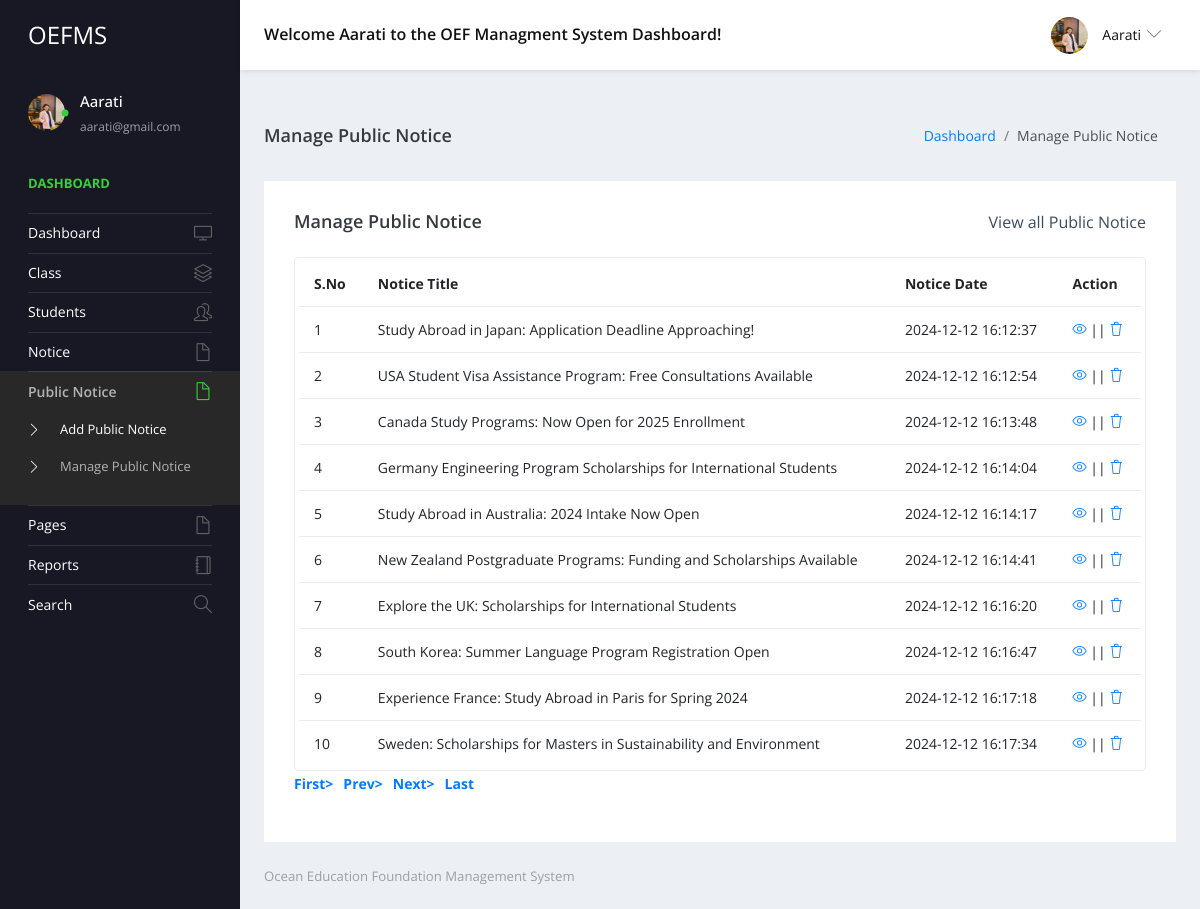
/admin/manage-public-notice.php (signed in), run on the app's committed database.
### tables this page shows
CREATE TABLE `tblpublicnotice` (
  `ID` int(5) NOT NULL,
  `NoticeTitle` varchar(200) DEFAULT NULL,
  `NoticeMessage` mediumtext DEFAULT NULL,
  `CreationDate` timestamp NULL DEFAULT current_timestamp()
);

### admin/manage-public-notice.php (the view, shortened to what this page needs)
<?php
include('includes/dbconnection.php');
if (strlen($_SESSION['sturecmsaid']==0)) {
  header('location:logout.php');
  } else{
?>
<!DOCTYPE html>
<html lang="en">
  <head>
    <link rel="stylesheet" href="vendors/simple-line-icons/css/simple-line-icons.css">
    <link rel="stylesheet" href="vendors/flag-icon-css/css/flag-icon.min.css">
    <link rel="stylesheet" href="vendors/css/vendor.bundle.base.css">
    <link rel="stylesheet" href="./vendors/daterangepicker/daterangepicker.css">
    <link rel="stylesheet" href="./vendors/chartist/chartist.min.css">
    <link rel="stylesheet" href="./css/style.css">
  </head>
  <body>
    <div class="container-scroller">
     <?php include_once('includes/header.php');?>
      <div class="container-fluid page-body-wrapper">
        <?php include_once('includes/sidebar.php');?>
        <div class="main-panel">
          <div class="content-wrapper">
             <div class="page-header">
              <h3 class="page-title"> Manage Public Notice </h3>
              <nav aria-label="breadcrumb">
                <ol class="breadcrumb">
                  <li class="breadcrumb-item"><a href="dashboard.php">Dashboard</a></li>
                  <li class="breadcrumb-item active" aria-current="page"> Manage Public Notice</li>
                </ol>
              </nav>
            </div>
            <div class="row">
              <div class="col-md-12 grid-margin stretch-card">
                <div class="card">
                  <div class="card-body">
                    <div class="d-sm-flex align-items-center mb-4">
                      <h4 class="card-title mb-sm-0">Manage Public Notice</h4>
                      <a href="#" class="text-dark ml-auto mb-3 mb-sm-0"> View all Public Notice</a>
                    </div>
                    <div class="table-responsive border rounded p-1">
                      <table class="table">
                        <thead>
                          <tr>
                            <th class="font-weight-bold">S.No</th>
                            <th class="font-weight-bold">Notice Title</th>
                            <th class="font-weight-bold">Notice Date</th>
                            <th class="font-weight-bold">Action</th>
                          </tr>
                        </thead>
                        <tbody>
                           <?php
                            if (isset($_GET['pageno'])) {
            $pageno = $_GET['pageno'];
        } else {
            $pageno = 1;
        }
        $no_of_records_per_page =15;
       $ret = "SELECT ID FROM tblpublicnotice";
$query1 = $dbh -> prepare($ret);
$query1->execute();
$total_rows=$query1->rowCount();
$total_pages = ceil($total_rows / $no_of_records_per_page);
$sql="SELECT * from tblpublicnotice";
$query = $dbh -> prepare($sql);
$query->execute();
$results=$query->fetchAll(PDO::FETCH_OBJ);
$cnt=1;
if($query->rowCount() > 0)
{
foreach($results as $row)
{               ?>
                          <tr>
                            <td><?php echo htmlentities($cnt);?></td>
                            <td><?php  echo htmlentities($row->NoticeTitle);?></td>
                            <td><?php  echo htmlentities($row->CreationDate);?></td>
                            <td>
                              <div><a href="edit-public-notice-detail.php?editid=<?php echo htmlentities ($row->ID);?>"><i class="icon-eye"></i></a>
                                                || <a href="manage-public-notice.php?delid=<?php echo ($row->ID);?>" onclick="return confirm('Do you really want to Delete ?');"> <i class="icon-trash"></i></a></div>
                            </td>
                          </tr><?php $cnt=$cnt+1;}} ?>
                        </tbody>
                      </table>
                    </div>
                    <div align="left">
    <ul class="pagination" >
        <li><a href="?pageno=1"><strong>First></strong></a></li>
        <li class="<?php if($pageno <= 1){ echo 'disabled'; } ?>">
            <a href="<?php if($pageno <= 1){ echo '#'; } else { echo "?pageno=".($pageno - 1); } ?>"><strong style="padding-left: 10px">Prev></strong></a>
        </li>
        <li class="<?php if($pageno >= $total_pages){ echo 'disabled'; } ?>">
            <a href="<?php if($pageno >= $total_pages){ echo '#'; } else { echo "?pageno=".($pageno + 1); } ?>"><strong style="padding-left: 10px">Next></strong></a>
        </li>
        <li><a href="?pageno=<?php echo $total_pages; ?>"><strong style="padding-left: 10px">Last</strong></a></li>
    </ul>
</div>
                  </div>
                </div>
              </div>
            </div>
          </div>
         <?php include_once('includes/footer.php');?>
        </div>
      </div>
    </div>
  </body>
</html><?php }  ?>

### admin/includes/header.php (shortened to what this page needs)
 <nav class="navbar default-layout-navbar col-lg-12 col-12 p-0 fixed-top d-flex flex-row">
        <div class="navbar-brand-wrapper d-flex align-items-center">
          <a class="navbar-brand brand-logo" href="dashboard.php">
            <strong style="color: white;">OEFMS</strong>
          </a>
        </div><?php
         $aid= $_SESSION['sturecmsaid'];
$sql="SELECT * from tbladmin where ID=:aid";
$query = $dbh -> prepare($sql);
$query->bindParam(':aid',$aid,PDO::PARAM_STR);
$query->execute();
$results=$query->fetchAll(PDO::FETCH_OBJ);
$cnt=1;
if($query->rowCount() > 0)
{
foreach($results as $row)
{               ?>
        <div class="navbar-menu-wrapper d-flex align-items-center flex-grow-1">
          <h5 class="mb-0 font-weight-medium d-none d-lg-flex">Welcome <?php  echo htmlentities($row->AdminName);?> to the OEF Managment System Dashboard!</h5>
          <ul class="navbar-nav navbar-nav-right ml-auto">
            <li class="nav-item dropdown d-none d-xl-inline-flex user-dropdown">
              <a class="nav-link dropdown-toggle" id="UserDropdown" href="#" data-toggle="dropdown" aria-expanded="false">
                <img class="img-xs rounded-circle ml-2" src="images/faces/aarati_final.jpg" alt="Profile image"> <span class="font-weight-normal"> <?php  echo htmlentities($row->AdminName);?> </span></a>
                <?php $cnt=$cnt+1;}} ?>
            </li>
          </ul>
        </div>
      </nav>

### admin/includes/sidebar.php (shortened to what this page needs)
<nav class="sidebar sidebar-offcanvas" id="sidebar">
          <ul class="nav">
            <li class="nav-item nav-profile">
              <a href="#" class="nav-link">
                <div class="profile-image">
                  <img class="img-xs rounded-circle" src="images/faces/aarati_final.jpg" alt="profile image">
                  <div class="dot-indicator bg-success"></div>
                </div>
                <div class="text-wrapper">
                  <?php
         $aid= $_SESSION['sturecmsaid'];
$sql="SELECT * from tbladmin where ID=:aid";
$query = $dbh -> prepare($sql);
$query->bindParam(':aid',$aid,PDO::PARAM_STR);
$query->execute();
$results=$query->fetchAll(PDO::FETCH_OBJ);
$cnt=1;
if($query->rowCount() > 0)
{
foreach($results as $row)
{               ?>
                  <p class="profile-name"><?php  echo htmlentities($row->AdminName);?></p>
                  <p class="designation"><?php  echo htmlentities($row->Email);?></p><?php $cnt=$cnt+1;}} ?>
                </div>
              </a>
            </li>
            <li class="nav-item nav-category">
              <span class="nav-link">Dashboard</span>
            </li>
            <li class="nav-item">
              <a class="nav-link" href="dashboard.php">
                <span class="menu-title">Dashboard</span>
                <i class="icon-screen-desktop menu-icon"></i>
              </a>
            </li>
            <li class="nav-item">
              <a class="nav-link" data-toggle="collapse" href="#ui-basic" aria-expanded="false" aria-controls="ui-basic">
                <span class="menu-title">Class</span>
                <i class="icon-layers menu-icon"></i>
              </a>
            </li>
            <li class="nav-item">
              <a class="nav-link" data-toggle="collapse" href="#ui-basic1" aria-expanded="false" aria-controls="ui-basic1">
                <span class="menu-title">Students</span>
                <i class="icon-people menu-icon"></i>
              </a>
            </li>
            <li class="nav-item">
              <a class="nav-link" data-toggle="collapse" href="#auth" aria-expanded="false" aria-controls="auth">
                <span class="menu-title">Notice</span>
                <i class="icon-doc menu-icon"></i>
              </a>
            </li>
            <li class="nav-item">
              <a class="nav-link" data-toggle="collapse" href="#auth1" aria-expanded="false" aria-controls="auth">
                <span class="menu-title">Public Notice</span>
                <i class="icon-doc menu-icon"></i>
              </a>
              <div class="collapse" id="auth1">
                <ul class="nav flex-column sub-menu">
                  <li class="nav-item"> <a class="nav-link" href="add-public-notice.php"> Add Public Notice </a></li>
                  <li class="nav-item"> <a class="nav-link" href="manage-public-notice.php"> Manage Public Notice </a></li>
                </ul>
              </div>
              <li class="nav-item">
              <a class="nav-link" data-toggle="collapse" href="#auth2" aria-expanded="false" aria-controls="auth">
                <span class="menu-title">Pages</span>
                <i class="icon-doc menu-icon"></i>
              </a>
            </li>
              <li class="nav-item">
              <a class="nav-link" href="between-dates-reports.php">
                <span class="menu-title">Reports</span>
                <i class="icon-notebook menu-icon"></i>
              </a>
            </li>
            <li class="nav-item">
              <a class="nav-link" href="search.php">
                <span class="menu-title">Search</span>
                <i class="icon-magnifier menu-icon"></i>
              </a>
            </li>
            </li>
          </ul>
        </nav>

### admin/includes/footer.php
<footer class="footer">
            <div class="d-sm-flex justify-content-center justify-content-sm-between">
              <span class="text-muted d-block text-center text-sm-left d-sm-inline-block" style="color: blue;">Ocean Education Foundation Management System</span>
            </div>
          </footer>

### data on the page
tblpublicnotice: NoticeTitle "Study Abroad in Japan: Application Deadline Approaching!", CreationDate "2024-12-12 16:12:37"
tblpublicnotice: NoticeTitle "USA Student Visa Assistance Program: Free Consultations Available", CreationDate "2024-12-12 16:12:54"
tblpublicnotice: NoticeTitle "Canada Study Programs: Now Open for 2025 Enrollment", CreationDate "2024-12-12 16:13:48"
tblpublicnotice: NoticeTitle "Germany Engineering Program Scholarships for International Students", CreationDate "2024-12-12 16:14:04"
tblpublicnotice: NoticeTitle "Study Abroad in Australia: 2024 Intake Now Open", CreationDate "2024-12-12 16:14:17"
tblpublicnotice: NoticeTitle "New Zealand Postgraduate Programs: Funding and Scholarships Available", CreationDate "2024-12-12 16:14:41"
tblpublicnotice: NoticeTitle "Explore the UK: Scholarships for International Students", CreationDate "2024-12-12 16:16:20"
tblpublicnotice: NoticeTitle "South Korea: Summer Language Program Registration Open", CreationDate "2024-12-12 16:16:47"
tblpublicnotice: NoticeTitle "Experience France: Study Abroad in Paris for Spring 2024", CreationDate "2024-12-12 16:17:18"
tblpublicnotice: NoticeTitle "Sweden: Scholarships for Masters in Sustainability and Environment", CreationDate "2024-12-12 16:17:34"

### other printed values
$row->AdminName "Aarati"
$row->Email "aarati@gmail.com"
